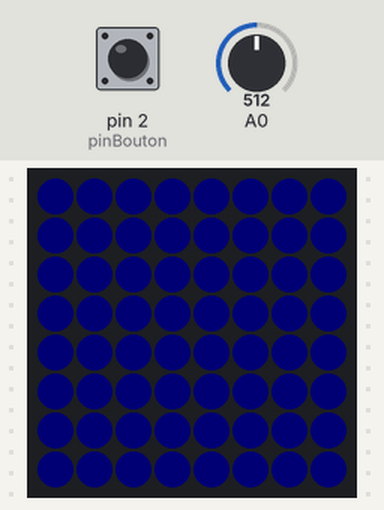
A sketch run on a simulated Arduino Nano, built with avr-gcc and run on an emulated ATmega328P. Parts: 8×8 RGB LED matrix (first LED top left, wired row by row). The inputs (shaded band) are chosen by the test bench; at power-on: pin 2 (pinBouton) HIGH, A0 = 512. Dim RGB values are drawn brighter than linear; random numbers use the default seed unless the sketch sets one.

Above: at 1.2 s.
1.3 s: pin 2 (pinBouton) pulled LOW for 0.15 s
2.0 s: pin 2 (pinBouton) pulled LOW for 1 s
At 2.69 s:
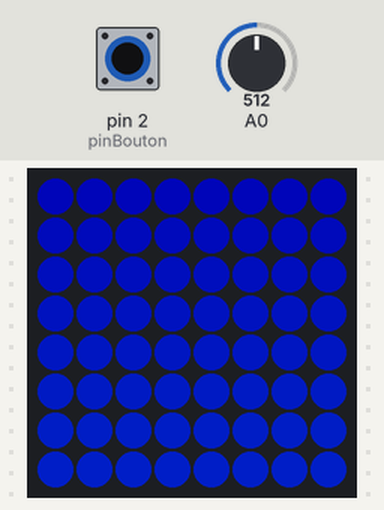
3.6 s: pin 2 (pinBouton) pulled LOW for 0.15 s
At 4.05 s:
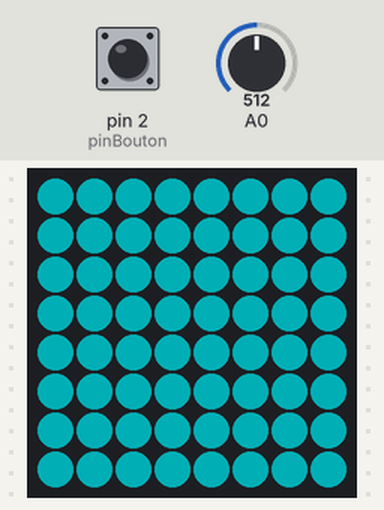
4.3 s: pin 2 (pinBouton) pulled LOW for 3.2 s
At 5.2 s:
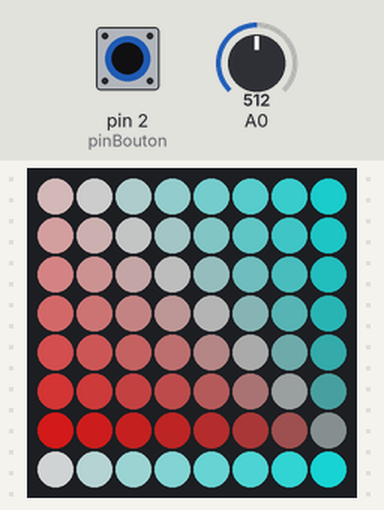
8.1 s: pin 2 (pinBouton) pulled LOW for 0.15 s
At 8.9 s:
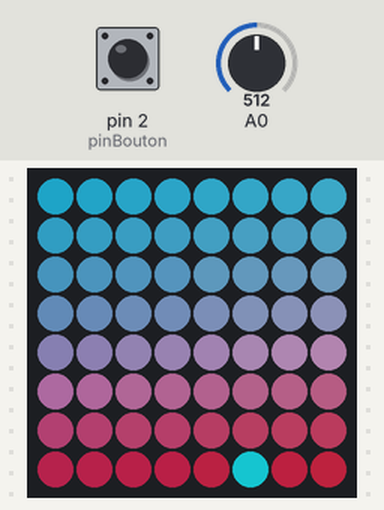
11.0 s: pin 2 (pinBouton) pulled LOW for 1 s
At 11.45 s:
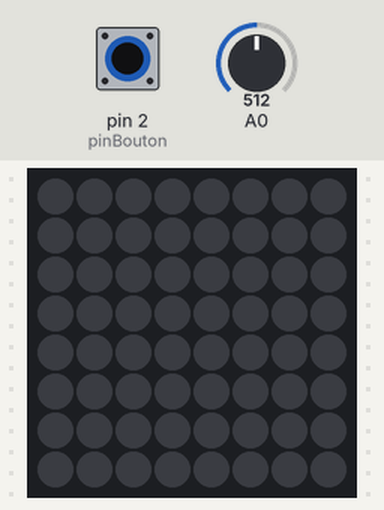
Timing chart, 0 to 13.6 s (numbered marks = the images above; inputs shaded):
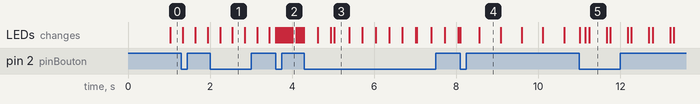

The sketch:

Exemple_lumiere_ambiance.ino
```cpp
#include <SPI.h>
#include <Adafruit_NeoPixel.h>
#include <Adafruit_GFX.h>
#include <Adafruit_NeoMatrix.h>
#include "colors.h"

//Par Romain THOMAS le 31 juillet 2019
//https://github.com/romain894

//Ce code a pour but de montrer les possibilites de programmation d'un ecran led
//8x8 RGB. Cet exemple montre comment on pourrait programmer l'ecran pour s'en
//servir comme une lampe d'ambiance. Vous pouvez envoyer ce code sur la carte
//Arduino nano pour voir ce qu'il fait. N'hesitez pas a le modifier afin de
//l'adapter a vos envies !

#define PIN 6

//taille de la matrice :
#define mw 8
#define mh 8

//declaration de la matrice :
//changer NEO_MATRIX_LEFT par NEO_MATRIX_RIGHT en fonction de la position du
//permier pixel relie
Adafruit_NeoMatrix *matrix = new Adafruit_NeoMatrix(mw, mh, PIN,
  NEO_MATRIX_BOTTOM     + NEO_MATRIX_LEFT +
  NEO_MATRIX_ROWS + NEO_MATRIX_ZIGZAG,
  NEO_GRB            + NEO_KHZ800);

uint8_t mode = 0; //mode actuel
const uint8_t nombreModes = 7;

uint8_t e; //vairable temporaire

uint8_t memoireBouton = HIGH; //memoire du bouton pour les modes :
// elle contient l'ancienne valeur du bouton
uint8_t pinBouton = 2; //pin pour le bouton

uint8_t led1[3] = {0, 0, 0}; //(R, G, B) couleurs des leds
uint8_t ledv1[3] = {0, 0, 0}; //couleurs voulu pour le changement progressif
uint8_t leda1[3] = {0, 0, 0}; //couleurs avant le debut du changement progressif

//Idem (pour faire une deuxieme variation en paralelle) :
uint8_t led2[3] = {0, 0, 0};
uint8_t ledv2[3] = {0, 0, 0};
uint8_t leda2[3] = {0, 0, 0};

uint8_t led3[3] = {0, 0, 0};
uint8_t ledv3[3] = {0, 0, 0};
uint8_t leda3[3] = {0, 0, 0};

uint8_t led4[3] = {0, 0, 0};
uint8_t ledv4[3] = {0, 0, 0};
uint8_t leda4[3] = {0, 0, 0};

uint8_t suiteBruijn[9] = {0, 0, 255, 255, 255, 0, 255, 0, 0};
//Cette suite permet d'obtenir toutes les combinations de couleurs composee
//uniquement de 0 et 255 sauf (0, 0, 0) qui correspond au noir, cela permet
//d'avoir des couleurs plus vives et de plus grands degrades et en ayant la meme
//sequence qui se repete
//Ceci est base sur les suites de Bruijn, voir :
//https://fr.wikipedia.org/wiki/Suite_de_de_Bruijn

uint8_t compteurBruijn = 6;

unsigned long t = millis(); //variable servant pour la mesure du temps

unsigned long delai_couleur = 1000; //delai entre chaque tirage aleatoire pour
//l'enchainement des couleurs (en ms)

void setup() { //code utilise au demarrage
  Serial.begin(57600); //initialisation du moniteur serie pour pouvoir ecrire
  //des messages sur l'ordinateur si besoin
  matrix->begin(); //initialisation de la matrice de led
  matrix->setTextWrap(false);
  matrix->setBrightness(map(analogRead(A0), 0, 1023, 0, 255)); //on relge la
  //luminosite en fonction du potentiometre sur le circuit
  randomSeed(analogRead(A7)); //initialisation de la generation aleatoire
  pinMode(pinBouton, INPUT_PULLUP); //on se sert du pin du bouton pour les
  //modes comme une entree pour un interuppteur
}

void loop() {
  e = digitalRead(pinBouton); //on lit l'etat du bouton pour les modes
  if ((e == LOW) && (memoireBouton == HIGH)) {//si on vient d'appuyer dessus
    mode++; //on change de mode
    if (mode >= nombreModes) {//si on a depasse le nombre de modes
      mode = 0; //on revient au premier mode
    }
  }
  memoireBouton = e; //on enregistre dans la memoire la valeur de l'etat du
  //bouton

  if (mode == 0) { //pour le premier mode
    if(millis() - t >= delai_couleur) //si on a fini le changement de couleur
    {
      for(int i = 0; i < 3; i++) //pour toutes les couleurs (R, G, B)
      {
        leda1[i] = led1[i]; //on actualise les valeurs de leda1[]
        ledv1[i] = random(256); //on tire au sort une nouvelle couleur
      }
      t = millis(); //on recommence un nouveau changement progressif
    }

    for(uint8_t i = 0; i < 3; i++) //pour toutes de couleurs
    {
      led1[i] = map(millis() - t, 0, delai_couleur, leda1[i], ledv1[i]); //on
      //calcul la couleur actuelle : on fait varier la couleur de leda1[] a
      //led1[] sur un interval de temps de delai_couleur. Pour savoir a quel
      //endroit on se situe sur l'interval de temps, on fait millis() - t, ce
      //qui nous permet d'avoir une valeur entre 0 et delai_couleur.
    }

    //on rempli l'ecran avec la meme couleur
    uint16_t n; //on declare la variable n
    n = matrix->numPixels(); //n = nombre de pixel
    for(uint16_t i=0; i<n; i++) matrix->setPixelColor(i, led1[0], led1[1], led1[2]);
    //on va de 0 a n pour mettre chaque pixel a la bonne couleur

    //matrix->fillScreen(matrix->Color(led1[0], led1[1], led1[2])); //si on utilise
    //les fonctions de la bibliotheque NeoMatrix (Color(), fillScreen()...), on
    //limite le nombre de couleurs possibles et donc on peut avoir des
    //changements de couleurs non fluides, vous pouvez decommenter cette ligne
    //et mettre en commentaire les 3 autres lignes pour essayer et voir la
    //difference
    matrix->show(); //on affiche ce qu'on a regle avant
  }

  if (mode == 1) {
    if(millis() - t >= delai_couleur) {
      compteurBruijn = (compteurBruijn + 1) % 7;//On passe a la couleur suivante
      for(int i = 0; i < 3; i++) {
        leda1[i] = led1[i];
        ledv1[i] = suiteBruijn[compteurBruijn + i];
      }
      t = millis();
    }

    for(uint8_t i = 0; i < 3; i++) {
      led1[i] = map(millis() - t, 0, delai_couleur, leda1[i], ledv1[i]);
    }

    uint16_t n;
    n = matrix->numPixels();
    for(uint16_t i=0; i<n; i++) matrix->setPixelColor(i, led1[0], led1[1], led1[2]);
    matrix->show();
  }

  if (mode == 2) {//on utilise le meme principe que pour le premier mode en
    //faisant varier les couleurs sur les lignes du haut et du bas. Ensuite on
    //fait un degrade du bas vers le haut
    if(millis() - t >= delai_couleur) //si on a fini le changement de couleur
    {
      for(int i = 0; i < 3; i++) //pour toutes les couleurs (R, G, B)
      {
        leda1[i] = led1[i]; //on actualise les valeurs de leda1[]
        ledv1[i] = random(2)*255;//on tire au sort une nouvelle couleur 0 ou 255
        leda2[i] = led2[i]; //pareil pour la deuxieme couleur...
        ledv2[i] = random(2)*255;
      }
      t = millis(); //on recommence un nouveau changement progressif
    }

    for(uint8_t i = 0; i < 3; i++) //pour toutes de couleurs
    {
      led1[i] = map(millis() - t, 0, delai_couleur, leda1[i], ledv1[i]); //on
      //calcul la couleur actuelle : on fait varier la couleur de leda1[] a
      //led1[] sur un interval de temps de delai_couleur. Pour savoir a quel
      //endroit on se situe sur l'interval de temps, on fait millis() - t, ce
      //qui nous permet d'avoir une valeur entre 0 et delai_couleur.
      led2[i] = map(millis() - t, 0, delai_couleur, leda2[i], ledv2[i]);
    }

    //on rempli l'ecran avec un degrade de couleurs
    for(uint16_t i = 0; i < mh; i++) //pour chaque ligne de la matrice de led
    {
      uint8_t led[3] = {0, 0, 0}; //variable pour la couleur des pixel
      for (uint8_t j = 0; j < 3; j++) {//calcul de la couleur de la ligne: R,G,B
        led[j] = map(i, 0, mh, led1[j], led2[j]); //on a une echelle de 0 a mh
        //(ici mh = 8, c'est le nombre de lignes) et i correspond a la ligne. On
        //part de la couleur led1[] en bas a la couleur led2[] en haut pour le
        //degrade. Pour chaque ligne, on fait un calcul de proportionnalité
        //avec la fonction map() et comme i va de 0 a mh, on obtient un degrade
      }
      for (uint16_t k = i*mh; k < i*mh + mw; k++) {//Pour les pixels de la ligne
        //On s'adresse au pixels avec leur numero, on obient le numero du
        //premier pixel de la ligne avec i*mh puis on va jusqu'a i*mh+mw pour
        //avoir le dernier pixel de la ligne
        matrix->setPixelColor(k, led[0], led[1], led[2]);
      }
    }
    matrix->show();
  }

  if (mode == 3) {//on utilise le meme principe que pour le troisieme mode en
    //faisant varier les couleurs sur les lignes du haut et du bas et les
    //les colones de droite et de gauche. Ensuite on fait un degrade du bas vers
    //le haut et de la droite vers la gauche
    if(millis() - t >= delai_couleur)
    {
      for(int i = 0; i < 3; i++)
      {
        leda1[i] = led1[i];
        ledv1[i] = random(2)*255;
        leda2[i] = led2[i];
        ledv2[i] = random(2)*255;
        leda3[i] = led3[i];
        ledv3[i] = random(2)*255;
        leda4[i] = led4[i];
        ledv4[i] = random(2)*255;
      }
      t = millis();
    }

    for(uint8_t i = 0; i < 3; i++)
    {
      led1[i] = map(millis() - t, 0, delai_couleur, leda1[i], ledv1[i]);
      led2[i] = map(millis() - t, 0, delai_couleur, leda2[i], ledv2[i]);
      led3[i] = map(millis() - t, 0, delai_couleur, leda3[i], ledv3[i]);
      led4[i] = map(millis() - t, 0, delai_couleur, leda4[i], ledv4[i]);
    }

    for(uint16_t i = 0; i < mh; i++)
    {
      for (uint16_t j = 0; j < mw; j++) {
        uint8_t led[3] = {0, 0, 0};
        for (uint8_t k = 0; k < 3; k++) {
          led[k] = map(i, 0, mh, led1[k], led2[k])/2
                   + map(j, 0, mw, led3[k], led4[k])/2;
          uint16_t nPixel;
          if (i % 2 == 0) {
            nPixel = i*mw + j;
          }
          else {
            nPixel = i*mw + mw - 1 - j;
          }
          matrix->setPixelColor(nPixel, led[0], led[1], led[2]);
        }
      }
    }
    matrix->show();
  }

  if (mode == 4) {//ce mode est une version du mode 2 qui avait un bug : dans
    //partie du code, je n'ai pas pense au fait que le tableau contenant la
    //couleur des led ne contenait que des nombres de 0 a 255 alors que je
    //l'utilisais avec des nombre de 0 a 510. Cela provoque un effet de couleur
    //differents mais originaux, je l'ai donc mis comme mode a part
    if(millis() - t >= delai_couleur)
    {
      for(int i = 0; i < 3; i++)
      {
        leda1[i] = led1[i];
        ledv1[i] = random(256);
        leda2[i] = led2[i];
        ledv2[i] = random(256);
        leda3[i] = led3[i];
        ledv3[i] = random(256);
        leda4[i] = led4[i];
        ledv4[i] = random(256);
      }
      t = millis();
    }

    for(uint8_t i = 0; i < 3; i++)
    {
      led1[i] = map(millis() - t, 0, delai_couleur, leda1[i], ledv1[i]);
      led2[i] = map(millis() - t, 0, delai_couleur, leda2[i], ledv2[i]);
      led3[i] = map(millis() - t, 0, delai_couleur, leda3[i], ledv3[i]);
      led4[i] = map(millis() - t, 0, delai_couleur, leda4[i], ledv4[i]);
    }

    for(uint16_t i = 0; i < mh; i++)
    {
      for (uint16_t j = 0; j < mw; j++) {
        uint8_t led[3] = {0, 0, 0};
        for (uint8_t k = 0; k < 3; k++) {
          led[k] = map(i, 0, mh, led1[k], led2[k])
                   + map(j, 0, mw, led3[k], led4[k]); //partie ou les /2 ont ete
          //retire, dans la version originale avec le bug, il y avait une ligne
          //avec led[k] = led[k]/2; mais afin d'exploiter l'effet au mieux elle
          //a ete retire
          uint16_t nPixel;
          if (i % 2 == 0) {
            nPixel = i*mw + j;
          }
          else {
            nPixel = i*mw + mw - 1 - j;
          }
          matrix->setPixelColor(nPixel, led[0], led[1], led[2]);
        }
      }
    }
    matrix->show();
  }

  if (mode == 5) {//ce mode affiche change de couleur un pixel aleatoirement a
    //une frequence proportionnelle a la position du slider
    if(millis() - t > (unsigned long)analogRead(A0))
    {
      matrix->setPixelColor(random(mw*mh), random(256), random(256), random(256));
      matrix->show();
      t = millis();
    }
  }

  if (mode == 6) {
    if(millis() - t < (unsigned long)analogRead(A0)/6)
    {
      matrix->fillScreen(LED_WHITE_HIGH); //on regle l'ecran en blanc
      matrix->show(); //on affiche ce qu'on a regle avant
    }
    else if(millis() - t < (unsigned long)analogRead(A0))
    {
      matrix->fillScreen(LED_BLACK); //on regle l'ecran en noir = eteint
      matrix->show(); //on affiche ce qu'on a regle avant
    }
    else
    {
      t = millis();
    }
  }
}
```

colors.h
```cpp
#ifndef COLORS_H
#define COLORS_H

#define LED_BLACK		0

#define LED_RED_VERYLOW 	(3 <<  11)
#define LED_RED_LOW 		(7 <<  11)
#define LED_RED_MEDIUM 		(15 << 11)
#define LED_RED_HIGH 		(31 << 11)

#define LED_GREEN_VERYLOW	(1 <<  5)
#define LED_GREEN_LOW 		(15 << 5)
#define LED_GREEN_MEDIUM 	(31 << 5)
#define LED_GREEN_HIGH 		(63 << 5)

#define LED_BLUE_VERYLOW	3
#define LED_BLUE_LOW 		7
#define LED_BLUE_MEDIUM 	15
#define LED_BLUE_HIGH 		31

#define LED_ORANGE_VERYLOW	(LED_RED_VERYLOW + LED_GREEN_VERYLOW)
#define LED_ORANGE_LOW		(LED_RED_LOW     + LED_GREEN_LOW)
#define LED_ORANGE_MEDIUM	(LED_RED_MEDIUM  + LED_GREEN_MEDIUM)
#define LED_ORANGE_HIGH		(LED_RED_HIGH    + LED_GREEN_HIGH)

#define LED_PURPLE_VERYLOW	(LED_RED_VERYLOW + LED_BLUE_VERYLOW)
#define LED_PURPLE_LOW		(LED_RED_LOW     + LED_BLUE_LOW)
#define LED_PURPLE_MEDIUM	(LED_RED_MEDIUM  + LED_BLUE_MEDIUM)
#define LED_PURPLE_HIGH		(LED_RED_HIGH    + LED_BLUE_HIGH)

#define LED_CYAN_VERYLOW	(LED_GREEN_VERYLOW + LED_BLUE_VERYLOW)
#define LED_CYAN_LOW		(LED_GREEN_LOW     + LED_BLUE_LOW)
#define LED_CYAN_MEDIUM		(LED_GREEN_MEDIUM  + LED_BLUE_MEDIUM)
#define LED_CYAN_HIGH		(LED_GREEN_HIGH    + LED_BLUE_HIGH)

#define LED_WHITE_VERYLOW	(LED_RED_VERYLOW + LED_GREEN_VERYLOW + LED_BLUE_VERYLOW)
#define LED_WHITE_LOW		(LED_RED_LOW     + LED_GREEN_LOW     + LED_BLUE_LOW)
#define LED_WHITE_MEDIUM	(LED_RED_MEDIUM  + LED_GREEN_MEDIUM  + LED_BLUE_MEDIUM)
#define LED_WHITE_HIGH		(LED_RED_HIGH    + LED_GREEN_HIGH    + LED_BLUE_HIGH)

#endif //COLORS_H
```

Measured:
- what the display in image 5 shows lasts 0.5 s, from 11.2 s to 11.7 s
